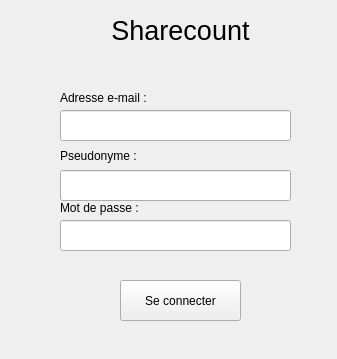
<?xml version="1.0" encoding="UTF-8"?>
<ui version="4.0">
 <class>Inscription</class>
 <widget class="QWidget" name="Inscription">
  <property name="geometry">
   <rect>
    <x>0</x>
    <y>0</y>
    <width>337</width>
    <height>359</height>
   </rect>
  </property>
  <property name="windowTitle">
   <string>Form</string>
  </property>
  <widget class="QLabel" name="l_Pseudo_2">
   <property name="geometry">
    <rect>
     <x>60</x>
     <y>130</y>
     <width>111</width>
     <height>51</height>
    </rect>
   </property>
   <property name="text">
    <string>Pseudonyme :</string>
   </property>
  </widget>
  <widget class="QPushButton" name="inscrire">
   <property name="geometry">
    <rect>
     <x>120</x>
     <y>280</y>
     <width>121</width>
     <height>41</height>
    </rect>
   </property>
   <property name="text">
    <string>Se connecter</string>
   </property>
  </widget>
  <widget class="QLineEdit" name="in_pseudo">
   <property name="geometry">
    <rect>
     <x>60</x>
     <y>170</y>
     <width>231</width>
     <height>31</height>
    </rect>
   </property>
  </widget>
  <widget class="QLabel" name="label_3">
   <property name="geometry">
    <rect>
     <x>60</x>
     <y>200</y>
     <width>121</width>
     <height>16</height>
    </rect>
   </property>
   <property name="text">
    <string>Mot de passe :</string>
   </property>
  </widget>
  <widget class="QLabel" name="label_4">
   <property name="geometry">
    <rect>
     <x>10</x>
     <y>10</y>
     <width>341</width>
     <height>41</height>
    </rect>
   </property>
   <property name="font">
    <font>
     <pointsize>20</pointsize>
     <weight>50</weight>
     <bold>false</bold>
    </font>
   </property>
   <property name="autoFillBackground">
    <bool>true</bool>
   </property>
   <property name="text">
    <string>Sharecount</string>
   </property>
   <property name="scaledContents">
    <bool>false</bool>
   </property>
   <property name="alignment">
    <set>Qt::AlignCenter</set>
   </property>
  </widget>
  <widget class="QLineEdit" name="in_email">
   <property name="geometry">
    <rect>
     <x>60</x>
     <y>110</y>
     <width>231</width>
     <height>31</height>
    </rect>
   </property>
  </widget>
  <widget class="QLineEdit" name="in_mdp">
   <property name="geometry">
    <rect>
     <x>60</x>
     <y>220</y>
     <width>231</width>
     <height>31</height>
    </rect>
   </property>
   <property name="echoMode">
    <enum>QLineEdit::Password</enum>
   </property>
  </widget>
  <widget class="QLabel" name="label_5">
   <property name="geometry">
    <rect>
     <x>60</x>
     <y>90</y>
     <width>121</width>
     <height>16</height>
    </rect>
   </property>
   <property name="text">
    <string>Adresse e-mail :</string>
   </property>
  </widget>
 </widget>
 <resources/>
 <connections/>
</ui>
